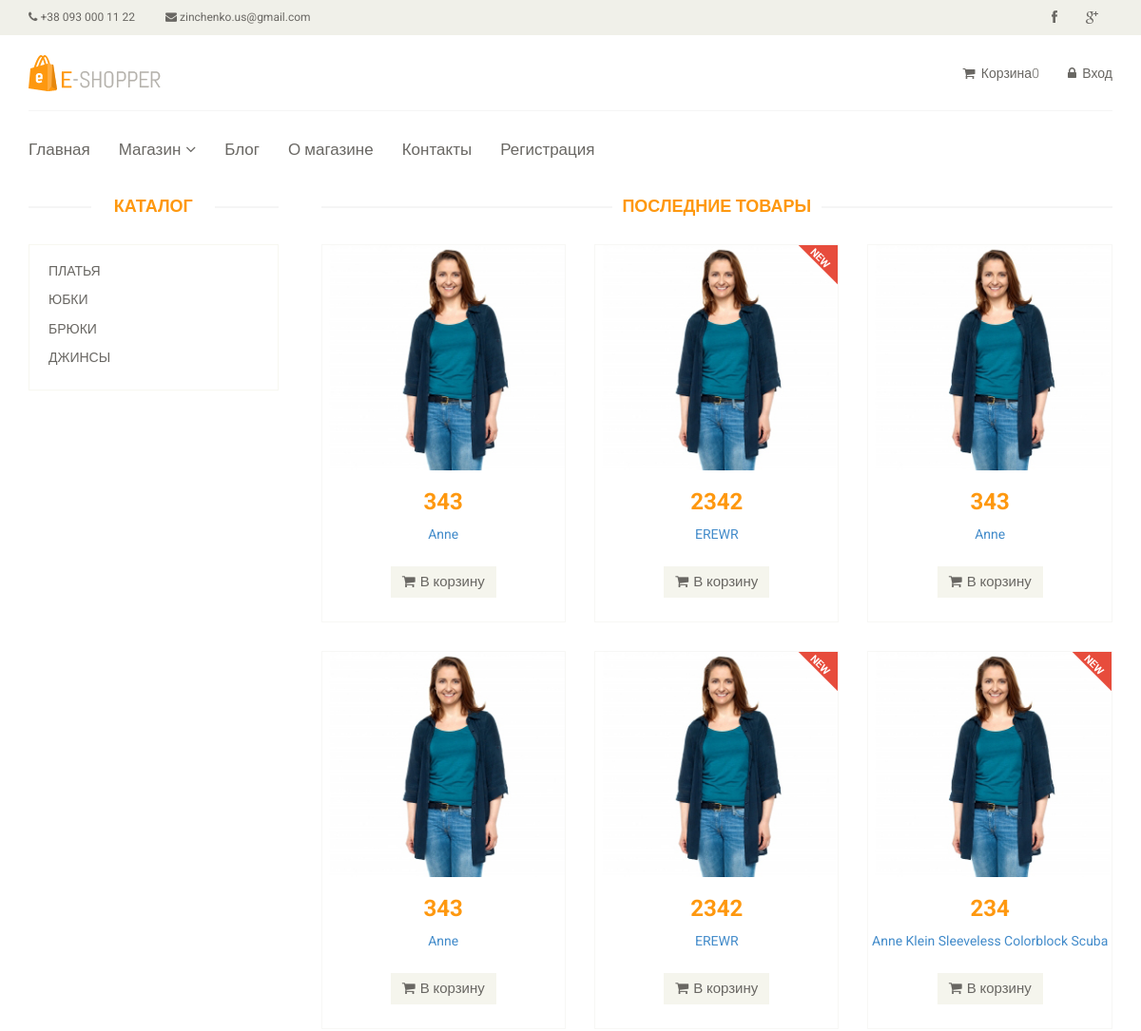
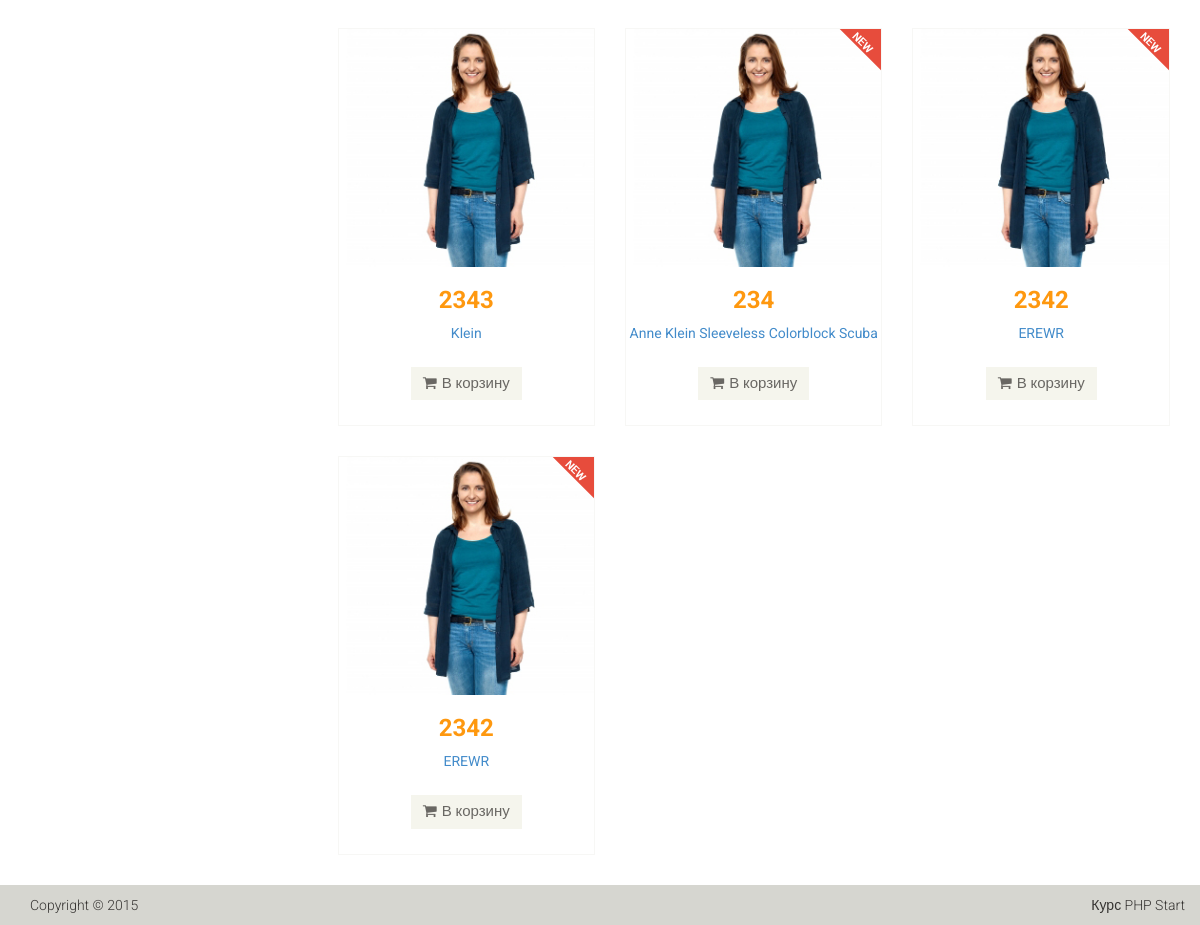
Page /catalog/ on the committed database (2 pictures, top to bottom).
### tables this page shows
CREATE TABLE `category` (
  `id` int(11) NOT NULL,
  `name` varchar(255) NOT NULL,
  `sort_order` int(11) NOT NULL,
  `status` int(11) NOT NULL
);

CREATE TABLE `product` (
  `id` int(11) NOT NULL,
  `name` varchar(250) NOT NULL,
  `description` text NOT NULL,
  `brand` varchar(250) NOT NULL,
  `code` int(11) NOT NULL,
  `category_id` int(11) NOT NULL,
  `price` float NOT NULL,
  `is_new` int(11) NOT NULL,
  `is_recomended` int(11) NOT NULL,
  `status` int(11) NOT NULL,
  `images` varchar(250) NOT NULL,
  `avalibillity` int(11) NOT NULL
);

### config/routes.php (called while the page is built)
<?
return array(
'product/([0-9]+)' => 'product/view/$1',
'catalog' => 'catalog/index',
'category/([0-9]+)' => 'catalog/category/$1',
'cabinet/edit' => 'cabinet/edit',
'cabinet' => 'cabinet/index',
'user/register' => 'user/register',
'user/login' => 'user/login',
'user/logout' => 'user/logout',
'cart/add/([0-9]+)' => 'cart/add/$1',
'contact' => 'site/contact',
'admin' => 'admin/index',
'^/*$' => 'site/index',
)
?>

### controller/CatalogController.php (called while the page is built, shortened)
<?
include_once(ROOT.'/model/Category.php');
include_once(ROOT.'/model/Product.php');
class CatalogController{
public function actionIndex(){
$categorys = Category::getCategoryList();
$listProduct = Product::getProductList(10);
	require_once(ROOT . '/view/catalog/index.php');
	return true;
}
}
?>

### index.php (called while the page is built, shortened)
<?
require_once (ROOT.'/components/Router.php');
$routs = new Router;
$routs -> run();
?>

### model/Category.php (called while the page is built)
<?
class Category{
	public static function getCategoryList(){
$db = Db::getConnection();
$categoryList = array();
$result = $db -> query('SELECT id,name FROM category ORDER BY sort_order ASC');
$i = 0;
while($row = $result -> fetch()){
$categoryList[$i]['id'] = $row['id'];
$categoryList[$i]['name'] = $row['name'];
$i++;
	}
	return $categoryList;
}
}
?>

### model/Product.php (called while the page is built, shortened)
<?
class Product{
	public static function getProductList($count = self::SHOW_BY_DEFAULT){
$count = intval($count);
$db = Db::getConnection();
$productList = array();
$result = $db->query("SELECT id,name,price,is_new,images FROM product WHERE status = '1' ORDER BY id DESC LIMIT ".$count);
$i= 0;
while($row = $result->fetch()){
$productList[$i]['id'] = $row['id'];
$productList[$i]['name'] = $row['name'];
$productList[$i]['price'] = $row['price'];
$productList[$i]['images'] = $row['images'];
$productList[$i]['is_new'] = $row['is_new'];
$i++;
}
return $productList;
	}
}
?>

### view/catalog/index.php (the view)
<body>
    <?
include_once(ROOT .'/view/layouts/header.php');
?>
        <section>
            <div class="container">
                <div class="row">
                    <div class="col-sm-3">
                        <div class="left-sidebar">
                            <h2>Каталог</h2>
                            <div class="panel-group category-products">
                                <?php foreach($categorys as $key):?>
                                <div class="panel panel-default">
                                    <div class="panel-heading">
                                        <h4 class="panel-title"><a href="/category/<?= $key['id'];?>" class="<?php if($categoryId == $key['id']) echo 'active';?>"><?= $key['name'];?></a></h4>
                                    </div>
                                </div>
                            <?php endforeach;?>
                            </div>
                        </div>
                    </div>
                    <div class="col-sm-9 padding-right">
                        <div class="features_items">
                            <h2 class="title text-center">Последние товары</h2>
                            <? foreach($listProduct as $key):?>
                            <div class="col-sm-4">
                                <div class="product-image-wrapper">
                                    <div class="single-products">
                                        <div class="productinfo text-center">
                                            <img src="/template/images/home/product1.jpg" alt="" />
                                            <h2><?= $key['price'];?></h2>
                                            <p><a href="/product/<?= $key['id']?>"><?= $key['name'];?></p>
                                            <a href="#" class="btn btn-default add-to-cart"><i class="fa fa-shopping-cart"></i>В корзину</a>
                                        </div>
                                        <? if($key['is_new']):?>
                                        <img src="/template/images/home/new.png" class="new" alt="" />
                                    <? endif;?>
                                    </div>
                                </div>
                            </div>
                        <?php endforeach;?>
                    </div>
                </div>
            </div>
        </section>
<?
include_once(ROOT.'/view/layouts/footer.php');
?>

### components/Router.php (shortened to what this page needs)
<?
class Router{
	private $routes;
	public function __construct(){
		$routersPath = ROOT.'/config/routes.php';
		$this -> routes = include_once($routersPath);
}
private function getUri(){
	if(!empty($_SERVER['REQUEST_URI'])){
 return trim($_SERVER['REQUEST_URI'],'/');
		}
}
public function run(){
$uri = $this -> getUri();
foreach($this->routes as $uriPattern => $path){
if (preg_match("~$uriPattern~", $uri)){
$internalRouter = preg_replace("~$uriPattern~", $path, $uri);
$segment = explode('/',$internalRouter);
$nameController = array_shift($segment).'Controller';
$actionName = 'action' . ucfirst(array_shift($segment));
$parametrs = $segment;
$controllerObject = new $nameController;
$result = call_user_func_array(array($controllerObject,$actionName), $parametrs);
if($result != null){
	break;
}
}
}
	}
}

### template/css/main.css (style rules this page uses)
body { font-family: 'Roboto', sans-serif; background:; position: relative; font-weight:400px; }
a { -webkit-transition: 300ms; -moz-transition: 300ms; -o-transition: 300ms; transition: 300ms; }
h1, h2, h3, h4, h5, h6 { font-family: 'Roboto', sans-serif; }
.category-products { border: 1px solid #F7F7F0; margin-bottom: 35px; padding-bottom: 20px; padding-top: 15px; }
.left-sidebar h2, .brands_products h2 { color: #FE980F; font-family: 'Roboto', sans-serif; font-size: 18px; font-weight: 700; margin: 0 auto 30px; text-align: center; text-transform: uppercase; position: relative; z-index:3; }
.left-sidebar h2:after, h2.title:after { content: " "; position: absolute; border: 1px solid #f5f5f5; bottom:8px; left: 0; width: 100%; height: 0; z-index: -2; }
.left-sidebar h2:before { content: " "; position: absolute; background: #fff; bottom: -6px; width: 130px; height: 30px; z-index: -1; left: 50%; margin-left: -65px; }
h2.title:before { content: " "; position: absolute; background: #fff; bottom: -6px; width: 220px; height: 30px; z-index: -1; left: 50%; margin-left: -110px; }
.category-products .panel { background-color: #FFFFFF; border: 0px; border-radius: 0px; box-shadow:none; margin-bottom: 0px; }
.category-products .panel-default .panel-heading { background-color: #FFFFFF; border: 0 none; color: #FFFFFF; padding: 5px 20px; }
.category-products .panel-default .panel-heading .panel-title a { color: #696763; font-family: 'Roboto', sans-serif; font-size: 14px; text-decoration: none; text-transform: uppercase; }
.padding-right { padding-right: 0; }
.features_items { overflow:hidden; }
h2.title { color: #FE980F; font-family: 'Roboto', sans-serif; font-size: 18px; font-weight: 700; margin: 0 15px; text-transform: uppercase; margin-bottom: 30px; position: relative; }
.product-image-wrapper { border:1px solid #F7F7F5; overflow: hidden; margin-bottom:30px; }
.single-products { position: relative; }
.new, .sale { position: absolute; top: 0; right: 0; }
.productinfo h2 { color: #FE980F; font-family: 'Roboto', sans-serif; font-size: 24px; font-weight: 700; }
.productinfo p { font-family: 'Roboto', sans-serif; font-size: 14px; font-weight: 400; color: #696763; height: 34px; }
.productinfo img { width: 100%; }
.productinfo { position:relative; }
.add-to-cart { background:#F5F5ED; border: 0 none; border-radius: 0; color: #696763; font-family: 'Roboto', sans-serif; font-size: 15px; margin-bottom: 25px; }
.add-to-cart i { margin-right:5px; }

### rows in the picture
category: name "ПЛАТЬЯ"
category: name "ЮБКИ"
category: name "БРЮКИ"
category: name "ДЖИНСЫ"
product: price "343", name "Anne"
product: price "2342", name "EREWR", is_new 1 (drawn)
product: price "343", name "Anne"
product: price "343", name "Anne"
product: price "2342", name "EREWR", is_new 1 (drawn)
product: price "234", name "Anne Klein Sleeveless Colorblock Scuba", is_new 1 (drawn)
product: price "2343", name "Klein"
product: price "234", name "Anne Klein Sleeveless Colorblock Scuba", is_new 1 (drawn)
product: price "2342", name "EREWR", is_new 1 (drawn)
product: price "2342", name "EREWR", is_new 1 (drawn)
